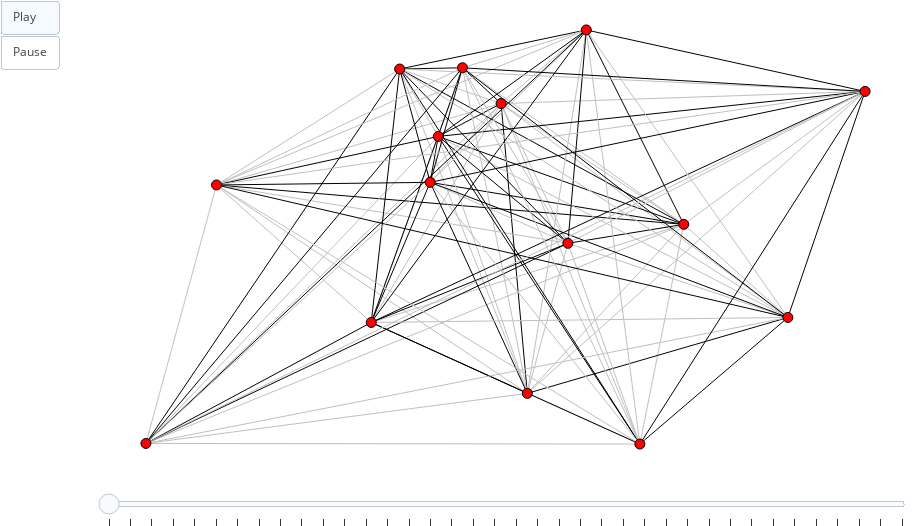

Notebook code cell kept with this figure:
### Markdown cell above
Para ter *insights* sobre o que está acontecendo, não esqueça de examinar a versão animada da simulação!

### Code cell
def update_positions(g, invert=False):
    if invert:
        for n, m in g.edges():
            g.edge[n][m]['notexists'] = 1 - g.edge[n][m]['exists']

        sn.update_positions(g, 'notexists')
    else:
        sn.update_positions(g, 'exists')


def snapshot(g, frames):
    convert_types_and_existences_to_colors(g)

    frame = sn.generate_frame(g)

    frames.append(frame)


frames = []

randomize_types(g, num_openers, num_closers, num_chummies)

randomize_existences(g)

sn.randomize_positions(g)

snapshot(g, frames)

while update_existences(g):
    update_positions(g, False)

    snapshot(g, frames)

sn.show_animation(frames)

_, _, _, _, _ = calculate_variables(g, verbose=True)

### Figure 1 — Plotly figure (JSON) as saved in the notebook; plotly's stock layout.template omitted (floating-point values rounded to 4 significant figures)
{"data": [{"hoverinfo": "none", "line": {"color": "rgb(192, 192, 192)", "width": 1}, "mode": "lines", "x": [0.5314, 0.7315, null], "y": [0.8379, 0.5777, null]}, {"hoverinfo": "none", "line": {"color": "rgb(0, 0, 0)", "width": 1}, "mode": "lines", "x": [0.5314, 0.5601, null], "y": [0.8379, 0.2137, null]}, {"hoverinfo": "none", "line": {"color": "rgb(0, 0, 0)", "width": 1}, "mode": "lines", "x": [0.5314, 0.4626, null], "y": [0.8379, 0.7671, null]}, {"hoverinfo": "none", "line": {"color": "rgb(192, 192, 192)", "width": 1}, "mode": "lines", "x": [0.5314, 0.6045, null], "y": [0.8379, 0.5369, null]}, {"hoverinfo": "none", "line": {"color": "rgb(192, 192, 192)", "width": 1}, "mode": "lines", "x": [0.5314, 0.3891, null], "y": [0.8379, 0.3664, null]}, {"hoverinfo": "none", "line": {"color": "rgb(192, 192, 192)", "width": 1}, "mode": "lines", "x": [0.5314, 0.4203, null], "y": [0.8379, 0.9122, null]}, {"hoverinfo": "none", "line": {"color": "rgb(192, 192, 192)", "width": 1}, "mode": "lines", "x": [0.5314, 0.6247, null], "y": [0.8379, 0.9964, null]}, {"hoverinfo": "none", "line": {"color": "rgb(192, 192, 192)", "width": 1}, "mode": "lines", "x": [0.5314, 0.8456, null], "y": [0.8379, 0.3771, null]}, {"hoverinfo": "none", "line": {"color": "rgb(0, 0, 0)", "width": 1}, "mode": "lines", "x": [0.5314, 0.4891, null], "y": [0.8379, 0.9149, null]}, {"hoverinfo": "none", "line": {"color": "rgb(192, 192, 192)", "width": 1}, "mode": "lines", "x": [0.5314, 0.9301, null], "y": [0.8379, 0.864, null]}, {"hoverinfo": "none", "line": {"color": "rgb(192, 192, 192)", "width": 1}, "mode": "lines", "x": [0.5314, 0.4537, null], "y": [0.8379, 0.6682, null]}, {"hoverinfo": "none", "line": {"color": "rgb(192, 192, 192)", "width": 1}, "mode": "lines", "x": [0.5314, 0.1423, null], "y": [0.8379, 0.1058, null]}, {"hoverinfo": "none", "line": {"color": "rgb(192, 192, 192)", "width": 1}, "mode": "lines", "x": [0.5314, 0.6834, null], "y": [0.8379, 0.1045, null]}, {"hoverinfo": "none", "line": {"color": "rgb(192, 192, 192)", "width": 1}, "mode": "lines", "x": [0.5314, 0.2196, null], "y": [0.8379, 0.6625, null]}, {"hoverinfo": "none", "line": {"color": "rgb(192, 192, 192)", "width": 1}, "mode": "lines", "x": [0.7315, 0.5601, null], "y": [0.5777, 0.2137, null]}, {"hoverinfo": "none", "line": {"color": "rgb(0, 0, 0)", "width": 1}, "mode": "lines", "x": [0.7315, 0.4626, null], "y": [0.5777, 0.7671, null]}, {"hoverinfo": "none", "line": {"color": "rgb(0, 0, 0)", "width": 1}, "mode": "lines", "x": [0.7315, 0.6045, null], "y": [0.5777, 0.5369, null]}, {"hoverinfo": "none", "line": {"color": "rgb(192, 192, 192)", "width": 1}, "mode": "lines", "x": [0.7315, 0.3891, null], "y": [0.5777, 0.3664, null]}, {"hoverinfo": "none", "line": {"color": "rgb(0, 0, 0)", "width": 1}, "mode": "lines", "x": [0.7315, 0.4203, null], "y": [0.5777, 0.9122, null]}, {"hoverinfo": "none", "line": {"color": "rgb(0, 0, 0)", "width": 1}, "mode": "lines", "x": [0.7315, 0.6247, null], "y": [0.5777, 0.9964, null]}, {"hoverinfo": "none", "line": {"color": "rgb(192, 192, 192)", "width": 1}, "mode": "lines", "x": [0.7315, 0.8456, null], "y": [0.5777, 0.3771, null]}, {"hoverinfo": "none", "line": {"color": "rgb(192, 192, 192)", "width": 1}, "mode": "lines", "x": [0.7315, 0.4891, null], "y": [0.5777, 0.9149, null]}, {"hoverinfo": "none", "line": {"color": "rgb(192, 192, 192)", "width": 1}, "mode": "lines", "x": [0.7315, 0.9301, null], "y": [0.5777, 0.864, null]}, {"hoverinfo": "none", "line": {"color": "rgb(0, 0, 0)", "width": 1}, "mode": "lines", "x": [0.7315, 0.4537, null], "y": [0.5777, 0.6682, null]}, {"hoverinfo": "none", "line": {"color": "rgb(192, 192, 192)", "width": 1}, "mode": "lines", "x": [0.7315, 0.1423, null], "y": [0.5777, 0.1058, null]}, {"hoverinfo": "none", "line": {"color": "rgb(192, 192, 192)", "width": 1}, "mode": "lines", "x": [0.7315, 0.6834, null], "y": [0.5777, 0.1045, null]}, {"hoverinfo": "none", "line": {"color": "rgb(0, 0, 0)", "width": 1}, "mode": "lines", "x": [0.7315, 0.2196, null], "y": [0.5777, 0.6625, null]}, {"hoverinfo": "none", "line": {"color": "rgb(192, 192, 192)", "width": 1}, "mode": "lines", "x": [0.5601, 0.4626, null], "y": [0.2137, 0.7671, null]}, {"hoverinfo": "none", "line": {"color": "rgb(192, 192, 192)", "width": 1}, "mode": "lines", "x": [0.5601, 0.6045, null], "y": [0.2137, 0.5369, null]}, {"hoverinfo": "none", "line": {"color": "rgb(0, 0, 0)", "width": 1}, "mode": "lines", "x": [0.5601, 0.3891, null], "y": [0.2137, 0.3664, null]}, {"hoverinfo": "none", "line": {"color": "rgb(192, 192, 192)", "width": 1}, "mode": "lines", "x": [0.5601, 0.4203, null], "y": [0.2137, 0.9122, null]}, {"hoverinfo": "none", "line": {"color": "rgb(192, 192, 192)", "width": 1}, "mode": "lines", "x": [0.5601, 0.6247, null], "y": [0.2137, 0.9964, null]}, {"hoverinfo": "none", "line": {"color": "rgb(0, 0, 0)", "width": 1}, "mode": "lines", "x": [0.5601, 0.8456, null], "y": [0.2137, 0.3771, null]}, {"hoverinfo": "none", "line": {"color": "rgb(192, 192, 192)", "width": 1}, "mode": "lines", "x": [0.5601, 0.4891, null], "y": [0.2137, 0.9149, null]}, {"hoverinfo": "none", "line": {"color": "rgb(192, 192, 192)", "width": 1}, "mode": "lines", "x": [0.5601, 0.9301, null], "y": [0.2137, 0.864, null]}, {"hoverinfo": "none", "line": {"color": "rgb(0, 0, 0)", "width": 1}, "mode": "lines", "x": [0.5601, 0.4537, null], "y": [0.2137, 0.6682, null]}, {"hoverinfo": "none", "line": {"color": "rgb(192, 192, 192)", "width": 1}, "mode": "lines", "x": [0.5601, 0.1423, null], "y": [0.2137, 0.1058, null]}, {"hoverinfo": "none", "line": {"color": "rgb(192, 192, 192)", "width": 1}, "mode": "lines", "x": [0.5601, 0.6834, null], "y": [0.2137, 0.1045, null]}, {"hoverinfo": "none", "line": {"color": "rgb(192, 192, 192)", "width": 1}, "mode": "lines", "x": [0.5601, 0.2196, null], "y": [0.2137, 0.6625, null]}, {"hoverinfo": "none", "line": {"color": "rgb(0, 0, 0)", "width": 1}, "mode": "lines", "x": [0.4626, 0.6045, null], "y": [0.7671, 0.5369, null]}, {"hoverinfo": "none", "line": {"color": "rgb(192, 192, 192)", "width": 1}, "mode": "lines", "x": [0.4626, 0.3891, null], "y": [0.7671, 0.3664, null]}, {"hoverinfo": "none", "line": {"color": "rgb(192, 192, 192)", "width": 1}, "mode": "lines", "x": [0.4626, 0.4203, null], "y": [0.7671, 0.9122, null]}, {"hoverinfo": "none", "line": {"color": "rgb(0, 0, 0)", "width": 1}, "mode": "lines", "x": [0.4626, 0.6247, null], "y": [0.7671, 0.9964, null]}, {"hoverinfo": "none", "line": {"color": "rgb(192, 192, 192)", "width": 1}, "mode": "lines", "x": [0.4626, 0.8456, null], "y": [0.7671, 0.3771, null]}, {"hoverinfo": "none", "line": {"color": "rgb(192, 192, 192)", "width": 1}, "mode": "lines", "x": [0.4626, 0.4891, null], "y": [0.7671, 0.9149, null]}, {"hoverinfo": "none", "line": {"color": "rgb(0, 0, 0)", "width": 1}, "mode": "lines", "x": [0.4626, 0.9301, null], "y": [0.7671, 0.864, null]}, {"hoverinfo": "none", "line": {"color": "rgb(0, 0, 0)", "width": 1}, "mode": "lines", "x": [0.4626, 0.4537, null], "y": [0.7671, 0.6682, null]}, {"hoverinfo": "none", "line": {"color": "rgb(192, 192, 192)", "width": 1}, "mode": "lines", "x": [0.4626, 0.1423, null], "y": [0.7671, 0.1058, null]}, {"hoverinfo": "none", "line": {"color": "rgb(0, 0, 0)", "width": 1}, "mode": "lines", "x": [0.4626, 0.6834, null], "y": [0.7671, 0.1045, null]}, {"hoverinfo": "none", "line": {"color": "rgb(0, 0, 0)", "width": 1}, "mode": "lines", "x": [0.4626, 0.2196, null], "y": [0.7671, 0.6625, null]}, {"hoverinfo": "none", "line": {"color": "rgb(0, 0, 0)", "width": 1}, "mode": "lines", "x": [0.6045, 0.3891, null], "y": [0.5369, 0.3664, null]}, {"hoverinfo": "none", "line": {"color": "rgb(0, 0, 0)", "width": 1}, "mode": "lines", "x": [0.6045, 0.4203, null], "y": [0.5369, 0.9122, null]}, {"hoverinfo": "none", "line": {"color": "rgb(0, 0, 0)", "width": 1}, "mode": "lines", "x": [0.6045, 0.6247, null], "y": [0.5369, 0.9964, null]}, {"hoverinfo": "none", "line": {"color": "rgb(192, 192, 192)", "width": 1}, "mode": "lines", "x": [0.6045, 0.8456, null], "y": [0.5369, 0.3771, null]}, {"hoverinfo": "none", "line": {"color": "rgb(192, 192, 192)", "width": 1}, "mode": "lines", "x": [0.6045, 0.4891, null], "y": [0.5369, 0.9149, null]}, {"hoverinfo": "none", "line": {"color": "rgb(192, 192, 192)", "width": 1}, "mode": "lines", "x": [0.6045, 0.9301, null], "y": [0.5369, 0.864, null]}, {"hoverinfo": "none", "line": {"color": "rgb(192, 192, 192)", "width": 1}, "mode": "lines", "x": [0.6045, 0.4537, null], "y": [0.5369, 0.6682, null]}, {"hoverinfo": "none", "line": {"color": "rgb(0, 0, 0)", "width": 1}, "mode": "lines", "x": [0.6045, 0.1423, null], "y": [0.5369, 0.1058, null]}, {"hoverinfo": "none", "line": {"color": "rgb(192, 192, 192)", "width": 1}, "mode": "lines", "x": [0.6045, 0.6834, null], "y": [0.5369, 0.1045, null]}, {"hoverinfo": "none", "line": {"color": "rgb(192, 192, 192)", "width": 1}, "mode": "lines", "x": [0.6045, 0.2196, null], "y": [0.5369, 0.6625, null]}, {"hoverinfo": "none", "line": {"color": "rgb(0, 0, 0)", "width": 1}, "mode": "lines", "x": [0.3891, 0.4203, null], "y": [0.3664, 0.9122, null]}, {"hoverinfo": "none", "line": {"color": "rgb(0, 0, 0)", "width": 1}, "mode": "lines", "x": [0.3891, 0.6247, null], "y": [0.3664, 0.9964, null]}, {"hoverinfo": "none", "line": {"color": "rgb(192, 192, 192)", "width": 1}, "mode": "lines", "x": [0.3891, 0.8456, null], "y": [0.3664, 0.3771, null]}, {"hoverinfo": "none", "line": {"color": "rgb(0, 0, 0)", "width": 1}, "mode": "lines", "x": [0.3891, 0.4891, null], "y": [0.3664, 0.9149, null]}, {"hoverinfo": "none", "line": {"color": "rgb(0, 0, 0)", "width": 1}, "mode": "lines", "x": [0.3891, 0.9301, null], "y": [0.3664, 0.864, null]}, {"hoverinfo": "none", "line": {"color": "rgb(0, 0, 0)", "width": 1}, "mode": "lines", "x": [0.3891, 0.4537, null], "y": [0.3664, 0.6682, null]}, {"hoverinfo": "none", "line": {"color": "rgb(0, 0, 0)", "width": 1}, "mode": "lines", "x": [0.3891, 0.1423, null], "y": [0.3664, 0.1058, null]}, {"hoverinfo": "none", "line": {"color": "rgb(0, 0, 0)", "width": 1}, "mode": "lines", "x": [0.3891, 0.6834, null], "y": [0.3664, 0.1045, null]}, {"hoverinfo": "none", "line": {"color": "rgb(192, 192, 192)", "width": 1}, "mode": "lines", "x": [0.3891, 0.2196, null], "y": [0.3664, 0.6625, null]}, {"hoverinfo": "none", "line": {"color": "rgb(0, 0, 0)", "width": 1}, "mode": "lines", "x": [0.4203, 0.6247, null], "y": [0.9122, 0.9964, null]}, {"hoverinfo": "none", "line": {"color": "rgb(192, 192, 192)", "width": 1}, "mode": "lines", "x": [0.4203, 0.8456, null], "y": [0.9122, 0.3771, null]}, {"hoverinfo": "none", "line": {"color": "rgb(0, 0, 0)", "width": 1}, "mode": "lines", "x": [0.4203, 0.4891, null], "y": [0.9122, 0.9149, null]}, {"hoverinfo": "none", "line": {"color": "rgb(192, 192, 192)", "width": 1}, "mode": "lines", "x": [0.4203, 0.9301, null], "y": [0.9122, 0.864, null]}, {"hoverinfo": "none", "line": {"color": "rgb(0, 0, 0)", "width": 1}, "mode": "lines", "x": [0.4203, 0.4537, null], "y": [0.9122, 0.6682, null]}, {"hoverinfo": "none", "line": {"color": "rgb(0, 0, 0)", "width": 1}, "mode": "lines", "x": [0.4203, 0.1423, null], "y": [0.9122, 0.1058, null]}, {"hoverinfo": "none", "line": {"color": "rgb(0, 0, 0)", "width": 1}, "mode": "lines", "x": [0.4203, 0.6834, null], "y": [0.9122, 0.1045, null]}, {"hoverinfo": "none", "line": {"color": "rgb(192, 192, 192)", "width": 1}, "mode": "lines", "x": [0.4203, 0.2196, null], "y": [0.9122, 0.6625, null]}, {"hoverinfo": "none", "line": {"color": "rgb(192, 192, 192)", "width": 1}, "mode": "lines", "x": [0.6247, 0.8456, null], "y": [0.9964, 0.3771, null]}, {"hoverinfo": "none", "line": {"color": "rgb(192, 192, 192)", "width": 1}, "mode": "lines", "x": [0.6247, 0.4891, null], "y": [0.9964, 0.9149, null]}, {"hoverinfo": "none", "line": {"color": "rgb(0, 0, 0)", "width": 1}, "mode": "lines", "x": [0.6247, 0.9301, null], "y": [0.9964, 0.864, null]}, {"hoverinfo": "none", "line": {"color": "rgb(192, 192, 192)", "width": 1}, "mode": "lines", "x": [0.6247, 0.4537, null], "y": [0.9964, 0.6682, null]}, {"hoverinfo": "none", "line": {"color": "rgb(0, 0, 0)", "width": 1}, "mode": "lines", "x": [0.6247, 0.1423, null], "y": [0.9964, 0.1058, null]}, {"hoverinfo": "none", "line": {"color": "rgb(192, 192, 192)", "width": 1}, "mode": "lines", "x": [0.6247, 0.6834, null], "y": [0.9964, 0.1045, null]}, {"hoverinfo": "none", "line": {"color": "rgb(192, 192, 192)", "width": 1}, "mode": "lines", "x": [0.6247, 0.2196, null], "y": [0.9964, 0.6625, null]}, {"hoverinfo": "none", "line": {"color": "rgb(0, 0, 0)", "width": 1}, "mode": "lines", "x": [0.8456, 0.4891, null], "y": [0.3771, 0.9149, null]}, {"hoverinfo": "none", "line": {"color": "rgb(0, 0, 0)", "width": 1}, "mode": "lines", "x": [0.8456, 0.9301, null], "y": [0.3771, 0.864, null]}, {"hoverinfo": "none", "line": {"color": "rgb(0, 0, 0)", "width": 1}, "mode": "lines", "x": [0.8456, 0.4537, null], "y": [0.3771, 0.6682, null]}, {"hoverinfo": "none", "line": {"color": "rgb(192, 192, 192)", "width": 1}, "mode": "lines", "x": [0.8456, 0.1423, null], "y": [0.3771, 0.1058, null]}, {"hoverinfo": "none", "line": {"color": "rgb(0, 0, 0)", "width": 1}, "mode": "lines", "x": [0.8456, 0.6834, null], "y": [0.3771, 0.1045, null]}, {"hoverinfo": "none", "line": {"color": "rgb(0, 0, 0)", "width": 1}, "mode": "lines", "x": [0.8456, 0.2196, null], "y": [0.3771, 0.6625, null]}, {"hoverinfo": "none", "line": {"color": "rgb(0, 0, 0)", "width": 1}, "mode": "lines", "x": [0.4891, 0.9301, null], "y": [0.9149, 0.864, null]}, {"hoverinfo": "none", "line": {"color": "rgb(0, 0, 0)", "width": 1}, "mode": "lines", "x": [0.4891, 0.4537, null], "y": [0.9149, 0.6682, null]}, {"hoverinfo": "none", "line": {"color": "rgb(0, 0, 0)", "width": 1}, "mode": "lines", "x": [0.4891, 0.1423, null], "y": [0.9149, 0.1058, null]}, {"hoverinfo": "none", "line": {"color": "rgb(192, 192, 192)", "width": 1}, "mode": "lines", "x": [0.4891, 0.6834, null], "y": [0.9149, 0.1045, null]}, {"hoverinfo": "none", "line": {"color": "rgb(192, 192, 192)", "width": 1}, "mode": "lines", "x": [0.4891, 0.2196, null], "y": [0.9149, 0.6625, null]}, {"hoverinfo": "none", "line": {"color": "rgb(0, 0, 0)", "width": 1}, "mode": "lines", "x": [0.9301, 0.4537, null], "y": [0.864, 0.6682, null]}, {"hoverinfo": "none", "line": {"color": "rgb(192, 192, 192)", "width": 1}, "mode": "lines", "x": [0.9301, 0.1423, null], "y": [0.864, 0.1058, null]}, {"hoverinfo": "none", "line": {"color": "rgb(0, 0, 0)", "width": 1}, "mode": "lines", "x": [0.9301, 0.6834, null], "y": [0.864, 0.1045, null]}, {"hoverinfo": "none", "line": {"color": "rgb(192, 192, 192)", "width": 1}, "mode": "lines", "x": [0.9301, 0.2196, null], "y": [0.864, 0.6625, null]}, {"hoverinfo": "none", "line": {"color": "rgb(192, 192, 192)", "width": 1}, "mode": "lines", "x": [0.4537, 0.1423, null], "y": [0.6682, 0.1058, null]}, {"hoverinfo": "none", "line": {"color": "rgb(192, 192, 192)", "width": 1}, "mode": "lines", "x": [0.4537, 0.6834, null], "y": [0.6682, 0.1045, null]}, {"hoverinfo": "none", "line": {"color": "rgb(0, 0, 0)", "width": 1}, "mode": "lines", "x": [0.4537, 0.2196, null], "y": [0.6682, 0.6625, null]}, {"hoverinfo": "none", "line": {"color": "rgb(192, 192, 192)", "width": 1}, "mode": "lines", "x": [0.1423, 0.6834, null], "y": [0.1058, 0.1045, null]}, {"hoverinfo": "none", "line": {"color": "rgb(192, 192, 192)", "width": 1}, "mode": "lines", "x": [0.1423, 0.2196, null], "y": [0.1058, 0.6625, null]}, {"hoverinfo": "none", "line": {"color": "rgb(192, 192, 192)", "width": 1}, "mode": "lines", "x": [0.6834, 0.2196, null], "y": [0.1045, 0.6625, null]}, {"hoverinfo": "none", "marker": {"color": "rgb(255, 0, 0)", "line": {"color": "rgb(0, 0, 0)", "width": 1}, "size": 10}, "mode": "markers+text", "text": [], "textfont": {"color": "rgb(255, 255, 255)"}, "textposition": "middle center", "x": [0.5314], "y": [0.8379]}, {"hoverinfo": "none", "marker": {"color": "rgb(255, 0, 0)", "line": {"color": "rgb(0, 0, 0)", "width": 1}, "size": 10}, "mode": "markers+text", "text": [], "textfont": {"color": "rgb(255, 255, 255)"}, "textposition": "middle center", "x": [0.7315], "y": [0.5777]}, {"hoverinfo": "none", "marker": {"color": "rgb(255, 0, 0)", "line": {"color": "rgb(0, 0, 0)", "width": 1}, "size": 10}, "mode": "markers+text", "text": [], "textfont": {"color": "rgb(255, 255, 255)"}, "textposition": "middle center", "x": [0.5601], "y": [0.2137]}, {"hoverinfo": "none", "marker": {"color": "rgb(255, 0, 0)", "line": {"color": "rgb(0, 0, 0)", "width": 1}, "size": 10}, "mode": "markers+text", "text": [], "textfont": {"color": "rgb(255, 255, 255)"}, "textposition": "middle center", "x": [0.4626], "y": [0.7671]}, {"hoverinfo": "none", "marker": {"color": "rgb(255, 0, 0)", "line": {"color": "rgb(0, 0, 0)", "width": 1}, "size": 10}, "mode": "markers+text", "text": [], "textfont": {"color": "rgb(255, 255, 255)"}, "textposition": "middle center", "x": [0.6045], "y": [0.5369]}, {"hoverinfo": "none", "marker": {"color": "rgb(255, 0, 0)", "line": {"color": "rgb(0, 0, 0)", "width": 1}, "size": 10}, "mode": "markers+text", "text": [], "textfont": {"color": "rgb(255, 255, 255)"}, "textposition": "middle center", "x": [0.3891], "y": [0.3664]}, {"hoverinfo": "none", "marker": {"color": "rgb(255, 0, 0)", "line": {"color": "rgb(0, 0, 0)", "width": 1}, "size": 10}, "mode": "markers+text", "text": [], "textfont": {"color": "rgb(255, 255, 255)"}, "textposition": "middle center", "x": [0.4203], "y": [0.9122]}, {"hoverinfo": "none", "marker": {"color": "rgb(255, 0, 0)", "line": {"color": "rgb(0, 0, 0)", "width": 1}, "size": 10}, "mode": "markers+text", "text": [], "textfont": {"color": "rgb(255, 255, 255)"}, "textposition": "middle center", "x": [0.6247], "y": [0.9964]}, {"hoverinfo": "none", "marker": {"color": "rgb(255, 0, 0)", "line": {"color": "rgb(0, 0, 0)", "width": 1}, "size": 10}, "mode": "markers+text", "text": [], "textfont": {"color": "rgb(255, 255, 255)"}, "textposition": "middle center", "x": [0.8456], "y": [0.3771]}, {"hoverinfo": "none", "marker": {"color": "rgb(255, 0, 0)", "line": {"color": "rgb(0, 0, 0)", "width": 1}, "size": 10}, "mode": "markers+text", "text": [], "textfont": {"color": "rgb(255, 255, 255)"}, "textposition": "middle center", "x": [0.4891], "y": [0.9149]}, {"hoverinfo": "none", "marker": {"color": "rgb(255, 0, 0)", "line": {"color": "rgb(0, 0, 0)", "width": 1}, "size": 10}, "mode": "markers+text", "text": [], "textfont": {"color": "rgb(255, 255, 255)"}, "textposition": "middle center", "x": [0.9301], "y": [0.864]}, {"hoverinfo": "none", "marker": {"color": "rgb(255, 0, 0)", "line": {"color": "rgb(0, 0, 0)", "width": 1}, "size": 10}, "mode": "markers+text", "text": [], "textfont": {"color": "rgb(255, 255, 255)"}, "textposition": "middle center", "x": [0.4537], "y": [0.6682]}, {"hoverinfo": "none", "marker": {"color": "rgb(255, 0, 0)", "line": {"color": "rgb(0, 0, 0)", "width": 1}, "size": 10}, "mode": "markers+text", "text": [], "textfont": {"color": "rgb(255, 255, 255)"}, "textposition": "middle center", "x": [0.1423], "y": [0.1058]}, {"hoverinfo": "none", "marker": {"color": "rgb(255, 0, 0)", "line": {"color": "rgb(0, 0, 0)", "width": 1}, "size": 10}, "mode": "markers+text", "text": [], "textfont": {"color": "rgb(255, 255, 255)"}, "textposition": "middle center", "x": [0.6834], "y": [0.1045]}, {"hoverinfo": "none", "marker": {"color": "rgb(255, 0, 0)", "line": {"color": "rgb(0, 0, 0)", "width": 1}, "size": 10}, "mode": "markers+text", "text": [], "textfont": {"color": "rgb(255, 255, 255)"}, "textposition": "middle center", "x": [0.2196], "y": [0.6625]}], "layout": {"height": 526, "margin": {"b": 0, "l": 0, "r": 0, "t": 0}, "showlegend": false, "sliders": [{"currentvalue": {"visible": false}, "steps": [{"args": [[0], {"frame": {"redraw": false}, "mode": "immediate"}], "label": "", "method": "animate"}, {"args": [[1], {"frame": {"redraw": false}, "mode": "immediate"}], "label": "", "method": "animate"}, {"args": [[2], {"frame": {"redraw": false}, "mode": "immediate"}], "label": "", "method": "animate"}, {"args": [[3], {"frame": {"redraw": false}, "mode": "immediate"}], "label": "", "method": "animate"}, {"args": [[4], {"frame": {"redraw": false}, "mode": "immediate"}], "label": "", "method": "animate"}, {"args": [[5], {"frame": {"redraw": false}, "mode": "immediate"}], "label": "", "method": "animate"}, {"args": [[6], {"frame": {"redraw": false}, "mode": "immediate"}], "label": "", "method": "animate"}, {"args": [[7], {"frame": {"redraw": false}, "mode": "immediate"}], "label": "", "method": "animate"}, {"args": [[8], {"frame": {"redraw": false}, "mode": "immediate"}], "label": "", "method": "animate"}, {"args": [[9], {"frame": {"redraw": false}, "mode": "immediate"}], "label": "", "method": "animate"}, {"args": [[10], {"frame": {"redraw": false}, "mode": "immediate"}], "label": "", "method": "animate"}, {"args": [[11], {"frame": {"redraw": false}, "mode": "immediate"}], "label": "", "method": "animate"}, {"args": [[12], {"frame": {"redraw": false}, "mode": "immediate"}], "label": "", "method": "animate"}, {"args": [[13], {"frame": {"redraw": false}, "mode": "immediate"}], "label": "", "method": "animate"}, {"args": [[14], {"frame": {"redraw": false}, "mode": "immediate"}], "label": "", "method": "animate"}, {"args": [[15], {"frame": {"redraw": false}, "mode": "immediate"}], "label": "", "method": "animate"}, {"args": [[16], {"frame": {"redraw": false}, "mode": "immediate"}], "label": "", "method": "animate"}, {"args": [[17], {"frame": {"redraw": false}, "mode": "immediate"}], "label": "", "method": "animate"}, {"args": [[18], {"frame": {"redraw": false}, "mode": "immediate"}], "label": "", "method": "animate"}, {"args": [[19], {"frame": {"redraw": false}, "mode": "immediate"}], "label": "", "method": "animate"}, {"args": [[20], {"frame": {"redraw": false}, "mode": "immediate"}], "label": "", "method": "animate"}, {"args": [[21], {"frame": {"redraw": false}, "mode": "immediate"}], "label": "", "method": "animate"}, {"args": [[22], {"frame": {"redraw": false}, "mode": "immediate"}], "label": "", "method": "animate"}, {"args": [[23], {"frame": {"redraw": false}, "mode": "immediate"}], "label": "", "method": "animate"}, {"args": [[24], {"frame": {"redraw": false}, "mode": "immediate"}], "label": "", "method": "animate"}, {"args": [[25], {"frame": {"redraw": false}, "mode": "immediate"}], "label": "", "method": "animate"}, {"args": [[26], {"frame": {"redraw": false}, "mode": "immediate"}], "label": "", "method": "animate"}, {"args": [[27], {"frame": {"redraw": false}, "mode": "immediate"}], "label": "", "method": "animate"}, {"args": [[28], {"frame": {"redraw": false}, "mode": "immediate"}], "label": "", "method": "animate"}, {"args": [[29], {"frame": {"redraw": false}, "mode": "immediate"}], "label": "", "method": "animate"}, {"args": [[30], {"frame": {"redraw": false}, "mode": "immediate"}], "label": "", "method": "animate"}, {"args": [[31], {"frame": {"redraw": false}, "mode": "immediate"}], "label": "", "method": "animate"}, {"args": [[32], {"frame": {"redraw": false}, "mode": "immediate"}], "label": "", "method": "animate"}, {"args": [[33], {"frame": {"redraw": false}, "mode": "immediate"}], "label": "", "method": "animate"}, {"args": [[34], {"frame": {"redraw": false}, "mode": "immediate"}], "label": "", "method": "animate"}, {"args": [[35], {"frame": {"redraw": false}, "mode": "immediate"}], "label": "", "method": "animate"}, {"args": [[36], {"frame": {"redraw": false}, "mode": "immediate"}], "label": "", "method": "animate"}, {"args": [[37], {"frame": {"redraw": false}, "mode": "immediate"}], "label": "", "method": "animate"}]}], "updatemenus": [{"buttons": [{"args": [null, {"frame": {"redraw": false}, "fromcurrent": true}], "label": "Play", "method": "animate"}, {"args": [[null], {"frame": {"redraw": false}, "mode": "immediate"}], "label": "Pause", "method": "animate"}], "showactive": true, "type": "buttons"}], "width": 912, "xaxis": {"showgrid": false, "showticklabels": false, "zeroline": false}, "yaxis": {"showgrid": false, "showticklabels": false, "zeroline": false}}}
